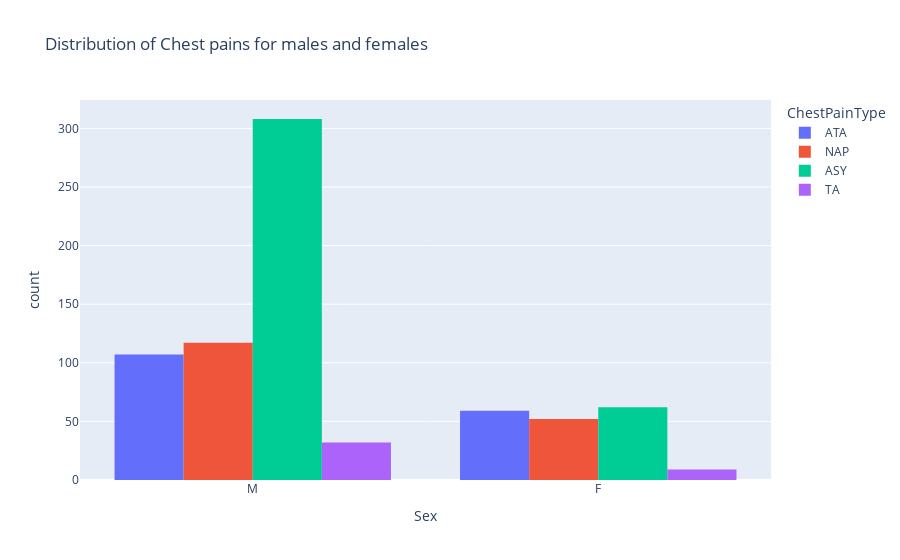

The code cell stored with this chart in its notebook:
### Code cell
'''

---------------------------------------------------------------------------------------------------------------------------

Now this is very interesting, we see that the majority of Males tested had heart disease while the majority of females tested did not have heart disease.
It looks like men where significantly more likely to have heart disease.

If we assume that the data is collected when someone goes to the doctor we can come to interesting conclusions from this.
There are two things that may be true from this.

- Men may have a higher chance of getting Heart Disease.

and 

- Men may be less inclined to go to the doctor until they are sure something is wrong, while women may be more willing to go to the 
doctor at the first sign of something wrong.
-- This means that women may go in when they don't need to, while men only go in when they need to.
--- Which results in more false alarms from women and less false alarms from men.
---- There is something else in the dataset we can look at to get an idea of if this is the case.

---------------------------------------------------------------------------------------------------------------------------

To see if men only go when they are absolutely sure something is wrong we can look at the ChestPainType category.
If there is not a large amount of asymptomatic records from the men and a lot of asymptomatic records from the women then it
backs up the previous claim.

---------------------------------------------------------------------------------------------------------------------------

'''

fig=px.histogram(data, 
                 x="Sex",
                 color="ChestPainType",           
                 hover_data=data.columns,
                 title="Distribution of Chest pains for males and females",
                 barmode="group")
fig.show()

### Figure 1 — Plotly figure (JSON) as saved in the notebook; plotly's stock layout.template omitted (floating-point values rounded to 4 significant figures; data arrays with more than 128 entries replaced by an {"elided": "..."} marker saying what was removed)
{"data": [{"alignmentgroup": "True", "bingroup": "x", "hovertemplate": "ChestPainType=ATA<br>Sex=%{x}<br>count=%{y}<extra></extra>", "legendgroup": "ATA", "marker": {"color": "#636efa", "pattern": {"shape": ""}}, "name": "ATA", "offsetgroup": "ATA", "orientation": "v", "showlegend": true, "type": "histogram", "x": {"elided": "166 str values"}, "xaxis": "x", "yaxis": "y"}, {"alignmentgroup": "True", "bingroup": "x", "hovertemplate": "ChestPainType=NAP<br>Sex=%{x}<br>count=%{y}<extra></extra>", "legendgroup": "NAP", "marker": {"color": "#EF553B", "pattern": {"shape": ""}}, "name": "NAP", "offsetgroup": "NAP", "orientation": "v", "showlegend": true, "type": "histogram", "x": {"elided": "169 str values"}, "xaxis": "x", "yaxis": "y"}, {"alignmentgroup": "True", "bingroup": "x", "hovertemplate": "ChestPainType=ASY<br>Sex=%{x}<br>count=%{y}<extra></extra>", "legendgroup": "ASY", "marker": {"color": "#00cc96", "pattern": {"shape": ""}}, "name": "ASY", "offsetgroup": "ASY", "orientation": "v", "showlegend": true, "type": "histogram", "x": {"elided": "370 str values"}, "xaxis": "x", "yaxis": "y"}, {"alignmentgroup": "True", "bingroup": "x", "hovertemplate": "ChestPainType=TA<br>Sex=%{x}<br>count=%{y}<extra></extra>", "legendgroup": "TA", "marker": {"color": "#ab63fa", "pattern": {"shape": ""}}, "name": "TA", "offsetgroup": "TA", "orientation": "v", "showlegend": true, "type": "histogram", "x": ["F", "M", "F", "M", "M", "F", "F", "M", "F", "M", "M", "M", "M", "M", "M", "M", "M", "M", "M", "M", "M", "M", "F", "M", "M", "M", "F", "M", "M", "M", "M", "M", "M", "F", "M", "M", "F", "M", "M", "M", "M"], "xaxis": "x", "yaxis": "y"}], "layout": {"barmode": "group", "legend": {"title": {"text": "ChestPainType"}, "tracegroupgap": 0}, "title": {"text": "Distribution of Chest pains for males and females"}, "xaxis": {"anchor": "y", "domain": [0, 1], "title": {"text": "Sex"}}, "yaxis": {"anchor": "x", "domain": [0, 1], "title": {"text": "count"}}}}
